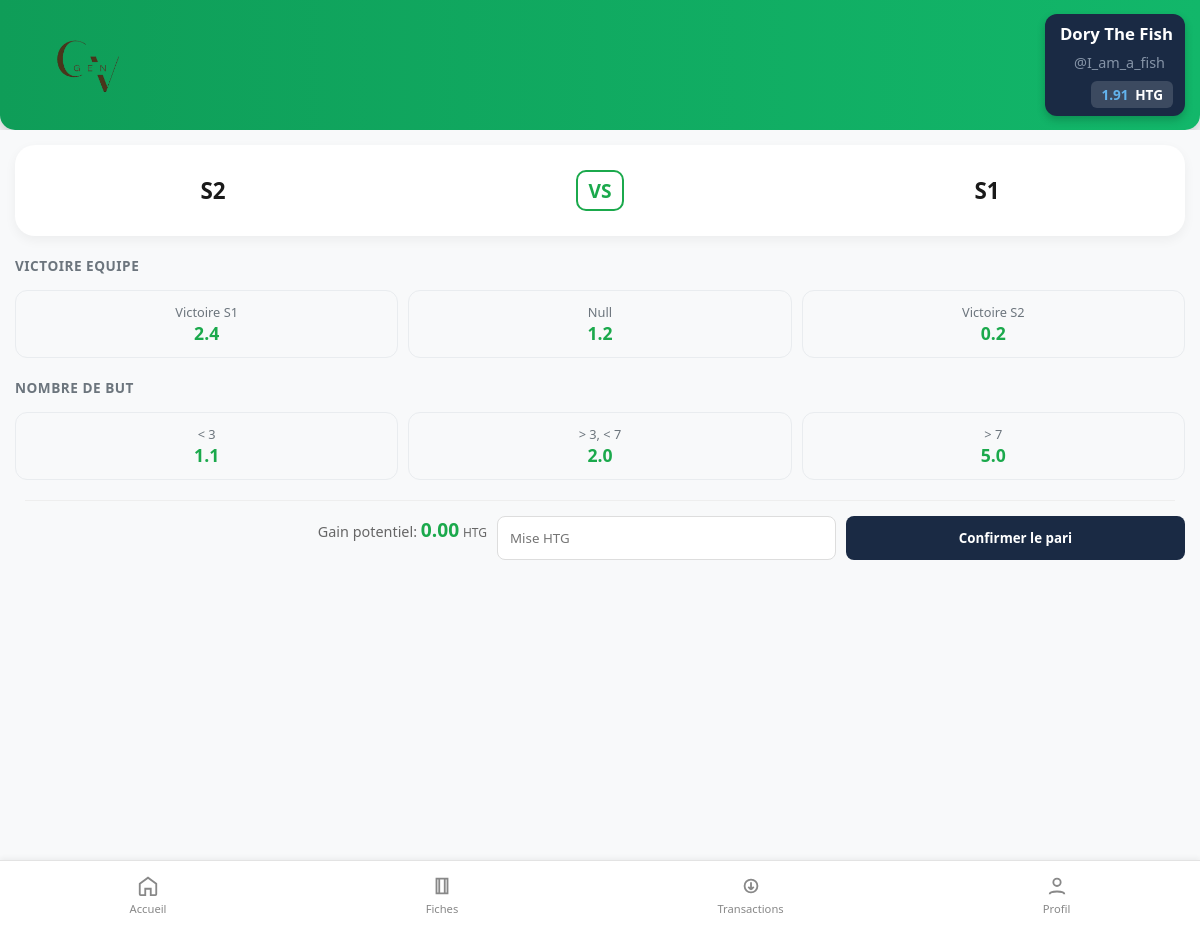
Page /match/1 (signed in) on the committed database.
### tables this page shows
CREATE TABLE parieurs (
					id INTEGER PRIMARY KEY AUTOINCREMENT NOT NULL,
					prenom TEXT NOT NULL,
					nom TEXT NOT NULL,
					username TEXT NOT NULL UNIQUE,
					email TEXT NOT NULL UNIQUE,
					age INT NOT NULL,
					classe TEXT NOT NULL,
					mdp TEXT NOT NULL,
					created_at TEXT NOT NULL,
					solde REAL DEFAULT 1000,
					role TEXT DEFAULT 'parieur'
				);

CREATE TABLE matchs (
					id INTEGER PRIMARY KEY AUTOINCREMENT NOT NULL,
					equipe_a TEXT NOT NULL,
					equipe_b TEXT NOT NULL,
					date_match TEXT NOT NULL UNIQUE,
					statut TEXT DEFAULT 'ouvert'
				);

CREATE TABLE options (
					id INTEGER PRIMARY KEY AUTOINCREMENT NOT NULL,
					libelle TEXT NOT NULL,
					cote REAL NOT NULL,
					winner INTEGER DEFAULT 0,
					categorie TEXT NOT NULL,
					match_id INTEGER NOT NULL,
					FOREIGN KEY (match_id) REFERENCES matchs(id) ON DELETE CASCADE
				);

### routes.py (the view)
@app.route("/match/<int:match_id>")
def details_match(match_id):
    if "username" not in session:
        return redirect(url_for("login"))
    programmes = get_programmes()
    match_trouve = next(
        (
            match
            for key, match in programmes.items()
            if match.get("match_id") == match_id
        ),
        None,
    )
    user = get_user_by_username(session["username"])
    if not match_trouve:
        flash("Match introuvable !", "error")
        return redirect(url_for("home"))
    categories_dict = {}
    for opt in match_trouve["options"]:
        cat = opt["categorie"]
        if cat not in categories_dict:
            categories_dict[cat] = []
        categories_dict[cat].append(opt)
    return render_template(
        "details_match.html", match=match_trouve, user=user, categories=categories_dict
    )

### data.py (called while the page is built)
def depuis_centimes(centimes):
    if centimes is None:
        return Decimal("0.00")
    return (Decimal(str(centimes)) / Decimal("100")).quantize(Decimal("0.01"))

def get_user_by_username(username):
    try:
        with sqlite3.connect(DB_NAME) as conn:
            conn.row_factory = sqlite3.Row
            cur = conn.cursor()
            cur.execute("SELECT * FROM parieurs WHERE username = ?", (username,))
            user = cur.fetchone()
            if user:
                user_dict = dict(user)
                user_dict["solde"] = depuis_centimes(user_dict["solde"])
                return user_dict
            return None
    except sqlite3.Error as e:
        print(f"Erreur : {e}")
        return None

def get_matchs_en_cours():
    try:
        with sqlite3.connect(DB_NAME) as conn:
            conn.row_factory = sqlite3.Row
            cur = conn.cursor()
            cur.execute("""SELECT m.id AS match_id, m.equipe_a, m.equipe_b, m.date_match, o.libelle, o.id AS option_id, o.cote, o.categorie
            FROM matchs m
            INNER JOIN options o
            ON m.id = o.match_id
            WHERE m.statut = 'ouvert'
            """)
            return cur.fetchall()
    except sqlite3.Error as e:
        print(f"Une erreur s'est produite lors de la récupération : {e}")

def get_programmes():
    donnees = get_matchs_en_cours()
    programme = {}
    for ligne in donnees:
        m_id = ligne["match_id"]
        if m_id not in programme:
            programme[m_id] = {
                "equipe_a": ligne["equipe_a"],
                "equipe_b": ligne["equipe_b"],
                "date_match": ligne["date_match"],
                "match_id": m_id,
                "options": [],
            }
        if ligne["option_id"]:
            nouvelle_option = {
                "option_id": ligne["option_id"],
                "libelle": ligne["libelle"],
                "cote": ligne["cote"],
                "categorie": ligne["categorie"],
            }
            programme[m_id]["options"].append(nouvelle_option)
    return programme

### routes.py (called while the page is built)
@app.context_processor
def inject_user():
    user = None
    if "username" in session:
        user = get_user_by_username(session["username"])
    return dict(current_user=user)

### templates/details_match.html (shortened to what this page needs)
{% extends "base.html" %} {% block css %}
<link rel="stylesheet" href="{{ url_for('static', filename='css/details.css') }}" />
{% endblock %} {% block content %}
<div class="match-details-page">
    <div class="match-banner">
        <div class="team-info">
            <span class="team-name">{{ match.equipe_a }}</span>
        </div>
        <div class="match-status">
            <span class="vs-text">VS</span>
        </div>
        <div class="team-info">
            <span class="team-name">{{ match.equipe_b }}</span>
        </div>
    </div>
<form action="{{ url_for('creer_fiche') }}" method="POST" class="bet-form" onsubmit="return confirmerMonPari()">
    {% for categorie, options in categories.items() %}
        <h3 class="market-header">{{ categorie|replace('_', ' ')|upper }}</h3>
        <div class="options-container">
            {% for opt in options %}
            <div class="option-item">
                <label for="opt-{{ opt['option_id'] }}" class="option-label">
                    <span class="label-text">{{ opt['libelle'] }}</span>
                    <span class="label-cote">{{ opt['cote'] }}</span>
                </label>
            </div>
            {% endfor %}
        </div>
    {% endfor %}
    <div class="bet-action">
    <div class="gain-info">
        <span>Gain potentiel: </span>
        <strong id="display-gain">0.00</strong> <small>HTG</small>
    </div>
    <input type="number" name="mise" id="mise-input" placeholder="Mise HTG" required min="10" max="1000" class="mise-input" step="0.01">
    <button type="submit" class="btn-parier">Confirmer le pari</button>
</div>
</form>
</div>
{% endblock %}

### templates/base.html (shortened to what this page needs)
<!doctype html>
<html lang="fr">
  <head>
    <link rel="stylesheet" href="{{ url_for('static', filename='css/base.css') }}" />
    {% block css %}{% endblock %}
  </head>
  <body>
    <header class="top-bar">
      <div class="brand"><img src="{{url_for('static', filename='img/logo.png') }}" alt="Logo de InterPam" class="logo"/>
      </div>
      <div class="user-zone">
        <span class="user-name">{{ current_user.prenom|title }} {{ current_user.nom|title }}</span>
        <span class="username">@{{current_user.username}}</span>
        <div class="balance">{{ current_user.solde }} <strong>HTG</strong>
        </div>
      </div>
    </header>
    <main class="content">
      {% block content %} {% endblock %}
    <nav class="bottom-nav">
      <a href="{{ url_for('home') }}" class="nav-item {{ 'active' if request.endpoint == 'home' }}">
        <svg viewBox="0 0 24 24" class="icon">
          <path d="M3 9.5L12 3l9 6.5V21a1 1 0 0 1-1 1h-5v-7h-6v7H4a1 1 0 0 1-1-1V9.5z" />
        </svg>
        <span>Accueil</span>
      </a>
      <a href="{{ url_for('fiches') }}" class="nav-item {{ 'active' if request.endpoint == 'fiches' }}">
        <svg viewBox="0 0 24 24" class="icon">
          <path d="M6 4h12v16H6zM9 4v16M15 4v16" />
        </svg>
        <span>Fiches</span>
      </a>
      <a href="transactions.html" class="nav-item">
        <svg viewBox="0 0 24 24" class="icon">
          <path d="M12 8v8m0 0l-3-3m3 3l3-3M5 12a7 7 0 1 1 14 0 7 7 0 0 1-14 0z" />
        </svg>
        <span>Transactions</span>
      </a>
      <a href="profil.html" class="nav-item">
        <svg viewBox="0 0 24 24" class="icon">
          <circle cx="12" cy="8" r="4" />
          <path d="M4 21c0-4 16-4 16 0" />
        </svg>
        <span>Profil</span>
      </a>
    </nav>
  </body>
</html>

### static/css/base.css (style rules this page uses)
* { margin: 0; padding: 0; box-sizing: border-box; font-family: "Poppins", system-ui, sans-serif; }
body { background: #f0f2f5; color: #222; }
.top-bar { width: 100%; height: 130px; background: linear-gradient(90deg, #0f9d58, #12b76a); display: flex; align-items: center; justify-content: space-between; padding: 0 15px; color: white; box-shadow: 0 4px 10px rgba(0, 0, 0, 0.15); z-index: 100; border-radius: 0 0 15px 15px; }
.brand { display: flex; flex-direction: column; align-items: center; gap: 12px; }
.logo { width: auto; height: 150px; padding: 8px; border-radius: 12px; display: block; }
.user-zone { background: #1a2a44; padding: 8px 12px; border-radius: 12px; text-align: right; box-shadow: 0 4px 8px rgba(0, 0, 0, 0.2); min-width: 140px; align-items: center; justify-content: center; align-content: center; line-height: 1.4; }
.user-name { display: block; font-size: 1.05rem; font-weight: 700; color: #fff; margin: 0; padding: 0; }
.username { display: block; font-size: 0.9rem; opacity: 0.8; color: #a0aec0; margin: 8px; }
.balance { background: rgba(255, 255, 255, 0.15); padding: 4px 10px; border-radius: 6px; font-size: 0.85rem; font-weight: 600; color: #63b3ed; display: inline-block; }
.balance strong { color: white; margin-left: 3px; }
.bottom-nav { position: fixed; left: 0; bottom: 0; width: 100%; height: 70px; margin: 0; padding: 0; background: #fff; border-top: 1px solid #e3e3e3; display: flex; justify-content: space-around; align-items: center; box-shadow: 0 -2px 5px rgba(0, 0, 0, 0.05); }
.nav-item { text-decoration: none; color: #888; font-size: 0.7rem; display: flex; flex-direction: column; align-items: center; transition: color 0.2s ease; }
.nav-item .icon { width: 22px; height: 22px; stroke: currentColor; fill: none; stroke-width: 2; margin-bottom: 4px; }

### static/css/details.css (style rules this page uses)
:root { --pam-green: #1ba94c; --pam-bg: #f8f9fa; --pam-white: #ffffff; --pam-text: #1a1a1a; }
.match-details-page { background-color: var(--pam-bg); min-height: 100vh; padding: 15px; }
.match-banner { background-color: var(--pam-white); border-radius: 20px; padding: 30px 10px; display: flex; justify-content: space-around; align-items: center; box-shadow: 0 4px 12px rgba(0,0,0,0.05); margin-bottom: 20px; }
.team-name { font-size: 1.4rem; font-weight: bold; color: var(--pam-text); }
.vs-text { color: var(--pam-green); font-weight: 900; font-size: 1.2rem; border: 2px solid var(--pam-green); padding: 5px 10px; border-radius: 10px; }
.market-header { font-size: 0.85rem; color: #6c757d; margin-bottom: 15px; letter-spacing: 0.5px; }
.options-container { display: flex; gap: 10px; margin-bottom: 20px; flex-wrap: wrap; }
.option-item { flex: 1; min-width: 100px; }
.option-label { display: flex; flex-direction: column; align-items: center; padding: 12px; background-color: #f8f9fa; border: 1.5px solid #e9ecef; border-radius: 12px; cursor: pointer; transition: all 0.2s ease; }
.label-text { font-size: 0.8rem; color: #6c757d; }
.label-cote { font-size: 1.1rem; font-weight: bold; color: #1ba94c; }
.bet-action { display: grid; grid-template-columns: 40% 30% 30%; max-width: 100vw; padding: 10px; margin: 10px; gap: 10px; margin-top: 20px; padding-top: 15px; border-top: 1px solid #eee; }
.mise-input { flex: 2; padding: 12px; border: 1px solid #ddd; border-radius: 8px; outline: none; }
.mise-input:invalid:not(:placeholder-shown) { border-color: #e74c3c; }
.btn-parier { flex: 1; background-color: #1a2a44; color: white; border: none; border-radius: 8px; font-weight: bold; cursor: pointer; }
.gain-info { margin-bottom: 10px; font-size: 0.9rem; color: #666; width: 100%; text-align: right; }
#display-gain { color: #1ba94c; font-size: 1.2rem; }

### rows in the picture
parieurs: prenom "Dory", nom "The Fish", username "I_am_a_fish"
matchs: equipe_a "S2", equipe_b "S1"
options: categorie "VICTOIRE EQUIPE", libelle "Victoire S1", cote "2.4"
options: libelle "Null", cote "1.2"
options: libelle "Victoire S2", cote "0.2"
options: categorie "NOMBRE DE BUT", libelle "< 3", cote "1.1"
options: libelle "> 3, < 7", cote "2.0"
options: libelle "> 7", cote "5.0"

### other values in the picture
{{ current_user.solde }} "1.91"
